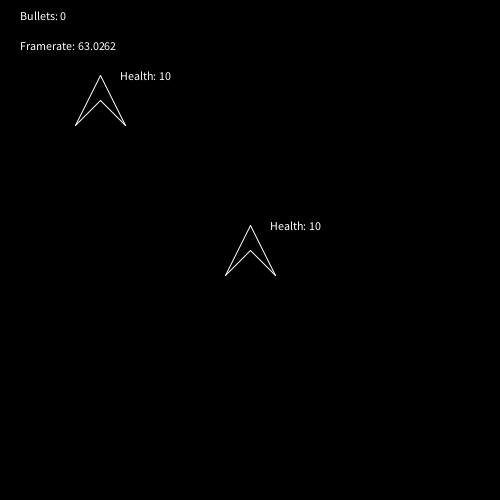
Frame 1 (no input)
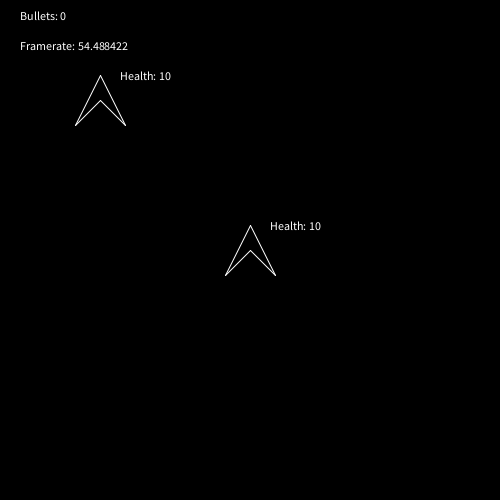
Frame 60 (the mouse pressed at the canvas centre just before this capture)
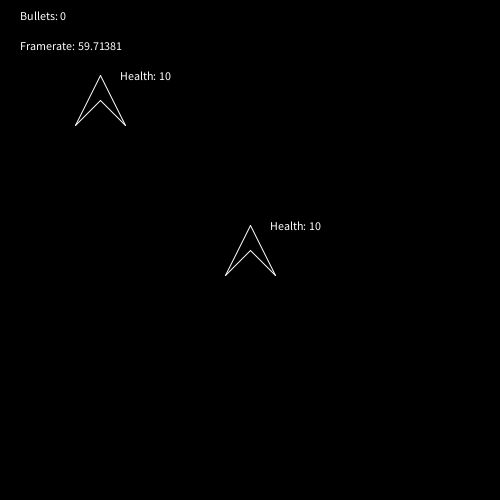
Frame 120 (the mouse held since frame 60 and released just before this capture)

The Processing sketch that drew these frames (run headless with seeded random() and noise(); from frame 60 on, the mouse is pressed at the canvas centre):

// Processing sketch: yasc
// ── yasc.pde
boolean checkKey(int k)
{
  if (keys.length >= k) 
  {
    return keys[k] || keys[Character.toUpperCase(k)];  
  }
  return false;
}
boolean[] keys = new boolean[526];

ArrayList<Bullet> bullets = new ArrayList<Bullet>(); 

void keyPressed()
{ 
  keys[keyCode] = true;
}
 
void keyReleased()
{
  keys[keyCode] = false; 
}

Player player;
Player player1;

void setup()
{
  size(500, 500);
  player = new Player();
  player1 = new Player(100, 100);
}
void draw()
{
  background(0);
  stroke(255);  
  player.update();
  player.render();
  
  player1.update();
  player1.render();
  
  for(int i = 0 ; i < bullets.size() ; i ++)
  {
    Bullet b = bullets.get(i);
    b.render();
    b.move();
  }
  
  text("Bullets: " + bullets.size(), 20, 20);
  text("Framerate: " + frameRate, 20, 50);
  
}

// ── Bullet.pde
class Bullet
{ 
  float size = 10;
  float speed = 5;
  
  float x, y;
  float rotation;
  
  float lifeTime = 5;
  float ellapsed = 0;
  
  Bullet(float x, float y, float rotation)
  {
    this.x = x;
    this.y = y;
    this.rotation = rotation;
    ellapsed = 0;
  }
  
  void render()
  {
    pushMatrix();
    translate(x, y);
    rotate(rotation);
    line(0, - (size / 2), 0, (size / 2));
    popMatrix();
  }
  
  void move()
  {
    float moveX = sin(rotation);
    float moveY = - cos(rotation);
    x += moveX * speed;
    y += moveY * speed;
    
    /*
    if(x > width || x < 0 || y > height || y < 0)
    {
      bullets.remove(this);
    }
    */
    
    if (x < 0)
    {
      x = width;
    }
    if (x > width)
    {
      x = 0;
    }
    if (y < 0)
    {
      y = height;
    }
    if (y > height)
    {
      y = 0;
    }
    
    ellapsed += 1 / 60.0f;
    if (ellapsed >= lifeTime)
    {
      bullets.remove(this);
    }
  }  
}

// ── Health.pde
class Health
{
  float x,y;
  float rotation = 0;
  float moveX, moveY;
  float size = 20;
  float halfSize = size / 2;
  
  Health(float x, float y)
  {
    this.x = x;
    this.y = y;
  }
  
  void render()
  {
    pushMatrix();
    stroke(255);
    noFill();
    translate(x, y);
    rotate(rotation);
    line(0, - halfSize, 0, halfSize);
    line(-halfSize, 0, halfSize, 0);
    rectMode(CENTER);
    rect(0, 0, size, size);
    popMatrix();
  }
  
  void move()
  {
    rotation += 0.03f;
  }
  
}

// ── Player.pde
class Player
{
  
  // Default constructor
  // No parameters
  Player()
  {
    playerX = width / 2;
    playerY = height / 2;
  }
  
  // Parameterised constructor
  Player(float playerX, float playerY)
  {
    this.playerX = playerX;
    this.playerY = playerY;
  }
    
  // Fields
  float playerX;
  float playerY;
  
  float moveX, moveY;
  
  float playerWidth = 50;
  float halfPlayer = playerWidth / 2.0f;
  float rotation = 0;
  
  int fireRate = 2;
  int health = 10;
  
  // Methods
  void render()
  {
    pushMatrix();
    translate(playerX, playerY);
    rotate(rotation);
    line( - halfPlayer, halfPlayer, 0, -halfPlayer);
    line(0, -halfPlayer, halfPlayer, halfPlayer);
    line(halfPlayer, halfPlayer, 0, 0);
    line(0, 0, - halfPlayer, halfPlayer);
    popMatrix();
    text("Health: " + health, playerX + 20, playerY - 20);
  }
  
  float ellapsed;
  float toPass = 1 / (float) fireRate;
  void shoot()
  {
    if (checkKey(' ') && ellapsed >= toPass)
    {
      float x, y;
      x = playerX + (moveX * 30);
      y = playerY + (moveY * 30);
      Bullet b = new Bullet(x, y, rotation);
      bullets.add(b);
      ellapsed = 0;
    }
    ellapsed += 1 / 60.0f;
  }
  
  void checkCollisions()
  {
    for(int i = 0 ; i < bullets.size() ; i ++)
    {
      Bullet b = bullets.get(i);
      float dist = dist(b.x, b.y, playerX, playerY);
      if (dist < halfPlayer)
      {
        if (health > 0)
        {
          health --;
          bullets.remove(b);
        }
      }
      
    }
  }
  void move()
  {
    moveX = sin(rotation);
    moveY = - cos(rotation);
    if (checkKey(UP))
    {
      playerX += moveX;
      playerY += moveY;
    }
    
    if (checkKey(DOWN))
    {
      playerX -= moveX;
      playerY -= moveY;
    }
    
    if (checkKey(LEFT))
    {
      rotation -= 0.1f;
    }
    if (checkKey(RIGHT))
    {
      rotation += 0.1f;
    }
  }
  
  void update()
  {
    move();
    shoot();
    checkCollisions();
  }
}
